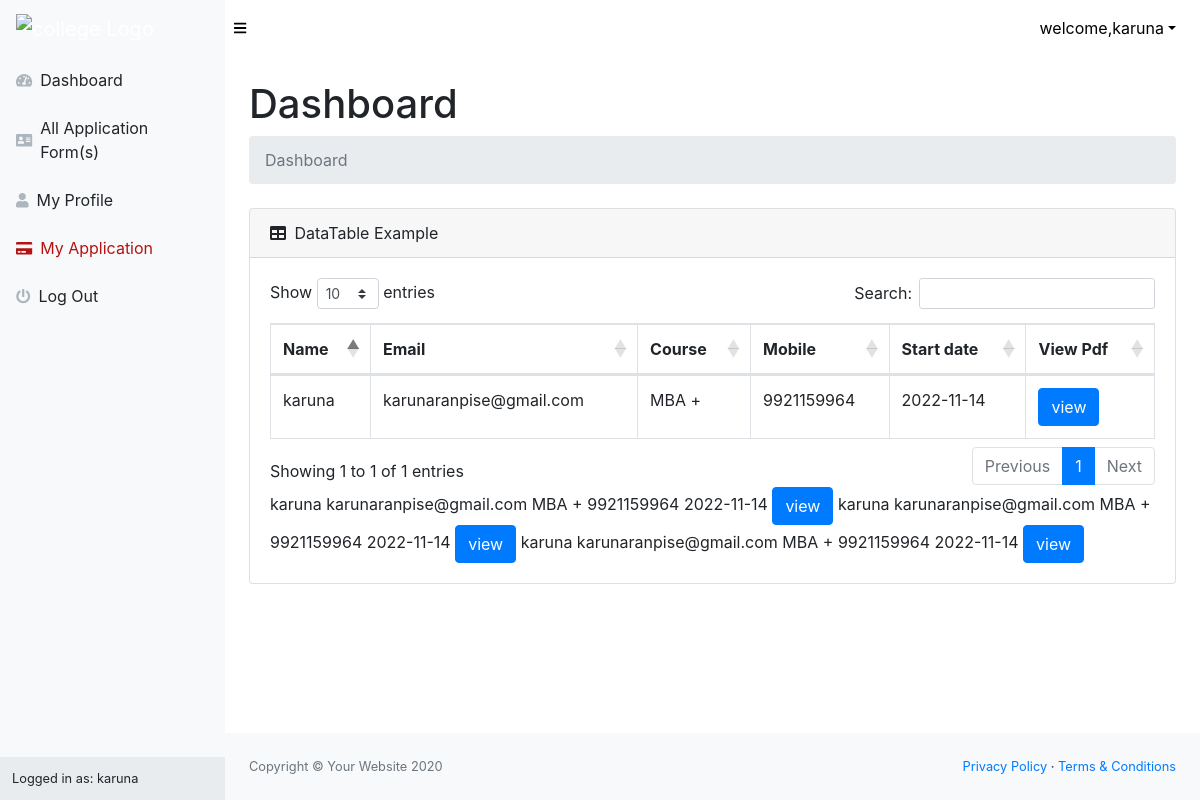
Screenshot of /payment.php (signed in) with the database file from the repository.
### tables this page shows
CREATE TABLE `user` (
  `userid` int(11) NOT NULL,
  `name` varchar(50) NOT NULL,
  `email` varchar(50) NOT NULL,
  `mobile` varchar(50) NOT NULL,
  `AlNo` varchar(50) DEFAULT NULL,
  `password` varchar(50) NOT NULL,
  `state` varchar(50) NOT NULL,
  `city` varchar(50) NOT NULL,
  `course` varchar(50) NOT NULL,
  `status` varchar(50) NOT NULL,
  `created` datetime NOT NULL
);

CREATE TABLE `application` (
  `id` int(11) NOT NULL,
  `name` varchar(255) NOT NULL,
  `DOB` varchar(255) NOT NULL,
  `nationality` varchar(255) NOT NULL,
  `picture` varchar(255) NOT NULL,
  `gender` varchar(255) NOT NULL,
  `category` varchar(255) NOT NULL,
  `language` varchar(255) NOT NULL,
  `course` varchar(255) NOT NULL,
  `email` varchar(255) NOT NULL,
  `mobile` varchar(255) NOT NULL,
  `fname` varchar(255) DEFAULT NULL,
  `foccupation` varchar(255) DEFAULT NULL,
  `fmobile` varchar(255) DEFAULT NULL,
  `femail` varchar(255) DEFAULT NULL,
  `mname` varchar(255) DEFAULT NULL,
  `moccupation` varchar(255) DEFAULT NULL,
  `mmobile` varchar(255) DEFAULT NULL,
  `memail` varchar(255) DEFAULT NULL,
  `house_no` varchar(255) NOT NULL,
  `street` varchar(255) NOT NULL,
  `city` varchar(255) NOT NULL,
  `state` varchar(255) NOT NULL,
  `phouse_no` varchar(255) DEFAULT NULL,
  `pstreet` varchar(255) DEFAULT NULL,
  `pcity` varchar(255) DEFAULT NULL,
  `pstate` varchar(255) DEFAULT NULL,
  `Highschools` varchar(255) NOT NULL,
  `intermediate` varchar(255) NOT NULL,
  `Graduation` varchar(255) NOT NULL,
  `CAT` varchar(255) NOT NULL,
  `MAT` varchar(255) NOT NULL,
  `XAT` varchar(255) NOT NULL,
  `otherexam` varchar(255) NOT NULL,
  `Declaration` longtext NOT NULL,
  `created` date NOT NULL
);

### payment.php (the view, shortened to what this page needs)
<?php
include('conn.php');
?>
<!DOCTYPE html>
<html lang="en">
    <head>
        <link href="css/styles.css" rel="stylesheet" />
        <link href="https://cdn.datatables.net/1.10.20/css/dataTables.bootstrap4.min.css" rel="stylesheet" />
    </head>
    <body class="sb-nav-fixed">
        <?php include 'header.php'?>
        <div id="layoutSidenav">
           <?php include 'sidevar.php'?>
            <div id="layoutSidenav_content">
                <main>
                    <div class="container-fluid">
                        <h1 class="mt-4">Dashboard</h1>
                        <ol class="breadcrumb mb-4">
                            <li class="breadcrumb-item active">Dashboard</li>
                        </ol>
                        <div class="card mb-4">
                            <div class="card-header">
                                <i class="fas fa-table mr-1"></i>
                                DataTable Example
                            </div>
                            <div class="card-body">
                                <div class="table-responsive">
                                    <table class="table table-bordered" id="dataTable" width="100%" cellspacing="0">
                                        <thead>
                                            <tr>
                                                <th>Name</th>
                                                <th>Email</th>
                                                <th>Course</th>
                                                <th>Mobile</th>
                                                <th>Start date</th>
                                                <th>View Pdf</th>
                                            </tr>
                                        </thead>
                                        <tbody>
                                                 <?php
    $login_session=$_SESSION['email'];
    $result = mysqli_query($conn,"SELECT * FROM `application` where email='$login_session'");
    while($row = mysqli_fetch_array($result,MYSQLI_ASSOC)){
        ?>
                                            <tr>
                                                <td><?php echo $row['name'];?></td>
                                                <td><?php echo $row['email'];?></td>
                                                <td><?php echo $row['course'];?></td>
                                                <td><?php echo $row['mobile'];?></td>
                                                <td><?php echo $row['created'];?></td>
                                                <td><a href="genrate_pdf.php?id=<?php echo $row["id"]; ?>" class="btn btn-primary">view</a></td>
                                            </tr>
                                        </tbody>
                                    </table>
                                    <?php
 }
?>
                                </div>
                            </div>
                        </div>
                    </div>
                </main>
                <footer class="py-4 bg-light mt-auto">
                    <div class="container-fluid">
                        <div class="d-flex align-items-center justify-content-between small">
                            <div class="text-muted">Copyright &copy; Your Website 2020</div>
                            <div>
                                <a href="#">Privacy Policy</a>
                                &middot;
                                <a href="#">Terms &amp; Conditions</a>
                            </div>
                        </div>
                    </div>
                </footer>
            </div>
        </div>
    </body>
</html>

### header.php (shortened to what this page needs)
 <?php
include('conn.php');
$login_session=$_SESSION['email'];
?>
 <nav class="sb-topnav navbar navbar-expand navbar-dark ">
            <a class="navbar-brand" href="home.php"><img alt="college Logo" src="https://new-delhi-institute-of-management-delhi.topbschoolsinindia.in/images/NDIM-logo190x70.webp" style="
    height: 66px;width:100%
"></a>
            <button class="btn btn-link btn-sm order-1 order-lg-0" id="sidebarToggle" href="#" style="
    color: black;
"><i class="fas fa-bars"></i></button>
            <ul class="navbar-nav ml-auto ml-md-0">
                <li class="nav-item dropdown">
                    <a class="nav-link dropdown-toggle" id="userDropdown" href="#" role="button" data-toggle="dropdown" aria-haspopup="true" aria-expanded="false" style="
    color: black;
">
     <?php
$query=mysqli_query($conn,"SELECT * FROM user where email='$login_session'")or die(mysqli_error());
$row=mysqli_fetch_array($query);
echo "welcome" .",".$row['name']?>
</a>
                </li>
            </ul>
        </nav>

### sidevar.php
<div id="layoutSidenav_nav">
               <nav class="sb-sidenav accordion sb-sidenav-light" id="sidenavAccordion">
                   <div class="sb-sidenav-menu">
                       <div class="nav">
                            <a class="nav-link" href="home.php">
                               <div class="sb-nav-link-icon"><i class="fas fa-tachometer-alt"></i></div>
                               Dashboard
                           </a>
                           <a class="nav-link" href="home.php">
                               <div class="sb-nav-link-icon"><i class="fas fa-address-card "></i></div>
                               All Application Form(s)
                           </a>
                           <a class="nav-link" href="profile.php">
                               <div class="sb-nav-link-icon"><i class="fas fa-user"></i></div>
                               My Profile
                           </a>
                            <a class="nav-link" href="payment.php">
                               <div class="sb-nav-link-icon"><i class="fas fa-credit-card"></i></div>
                               My Application
                           </a>
                            <a class="nav-link" href="logout.php">
                               <div class="sb-nav-link-icon"><i class="fas fa-power-off "></i></div>
                              Log Out
                           </a>
                       </div>
                   </div>
                   <div class="sb-sidenav-footer">
                       <?php
                           $login_session=$_SESSION['email'];
                           $query=mysqli_query($conn,"SELECT * FROM user where email='$login_session'")or die(mysqli_error());
                           $row=mysqli_fetch_array($query);
                       ?>
                       <div class="small">Logged in as:&nbsp;<?php echo $row['name']; ?></div>
                   </div>
               </nav>
           </div>

### rows the page displays
user: name "karuna"
application: name "karuna", email "karunaranpise@gmail.com", course "MBA +", mobile "9921159964", created "2022-11-14"
application: name "karuna", email "karunaranpise@gmail.com", course "MBA +", mobile "9921159964", created "2022-11-14"
application: name "karuna", email "karunaranpise@gmail.com", course "MBA +", mobile "9921159964", created "2022-11-14"
application: name "karuna", email "karunaranpise@gmail.com", course "MBA +", mobile "9921159964", created "2022-11-14"
